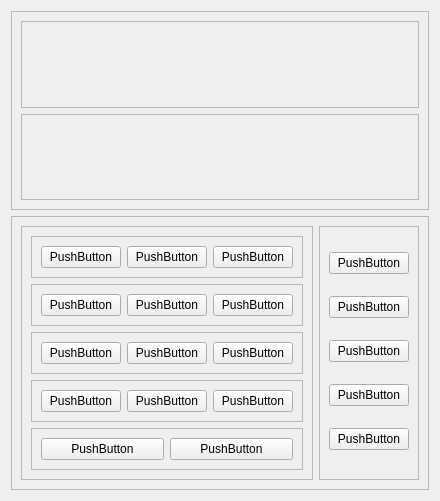
<?xml version="1.0" encoding="UTF-8"?>
<ui version="4.0">
 <class>Frame</class>
 <widget class="QFrame" name="Frame">
  <property name="geometry">
   <rect>
    <x>0</x>
    <y>0</y>
    <width>304</width>
    <height>501</height>
   </rect>
  </property>
  <property name="windowTitle">
   <string>Frame</string>
  </property>
  <layout class="QVBoxLayout" name="verticalLayout">
   <item>
    <widget class="QFrame" name="frame">
     <property name="frameShape">
      <enum>QFrame::StyledPanel</enum>
     </property>
     <property name="frameShadow">
      <enum>QFrame::Raised</enum>
     </property>
     <layout class="QVBoxLayout" name="verticalLayout_2">
      <item>
       <widget class="QFrame" name="frame_3">
        <property name="frameShape">
         <enum>QFrame::StyledPanel</enum>
        </property>
        <property name="frameShadow">
         <enum>QFrame::Raised</enum>
        </property>
       </widget>
      </item>
      <item>
       <widget class="QFrame" name="frame_4">
        <property name="frameShape">
         <enum>QFrame::StyledPanel</enum>
        </property>
        <property name="frameShadow">
         <enum>QFrame::Raised</enum>
        </property>
       </widget>
      </item>
     </layout>
    </widget>
   </item>
   <item>
    <widget class="QFrame" name="frame_2">
     <property name="frameShape">
      <enum>QFrame::StyledPanel</enum>
     </property>
     <property name="frameShadow">
      <enum>QFrame::Raised</enum>
     </property>
     <layout class="QHBoxLayout" name="horizontalLayout">
      <item>
       <widget class="QFrame" name="frame_6">
        <property name="frameShape">
         <enum>QFrame::StyledPanel</enum>
        </property>
        <property name="frameShadow">
         <enum>QFrame::Raised</enum>
        </property>
        <layout class="QVBoxLayout" name="verticalLayout_3">
         <item>
          <widget class="QFrame" name="frame_7">
           <property name="frameShape">
            <enum>QFrame::StyledPanel</enum>
           </property>
           <property name="frameShadow">
            <enum>QFrame::Raised</enum>
           </property>
           <layout class="QHBoxLayout" name="horizontalLayout_3">
            <item>
             <widget class="QPushButton" name="pushButton_14">
              <property name="text">
               <string>PushButton</string>
              </property>
             </widget>
            </item>
            <item>
             <widget class="QPushButton" name="pushButton_15">
              <property name="text">
               <string>PushButton</string>
              </property>
             </widget>
            </item>
            <item>
             <widget class="QPushButton" name="pushButton_16">
              <property name="text">
               <string>PushButton</string>
              </property>
             </widget>
            </item>
           </layout>
          </widget>
         </item>
         <item>
          <widget class="QFrame" name="frame_8">
           <property name="frameShape">
            <enum>QFrame::StyledPanel</enum>
           </property>
           <property name="frameShadow">
            <enum>QFrame::Raised</enum>
           </property>
           <layout class="QHBoxLayout" name="horizontalLayout_4">
            <item>
             <widget class="QPushButton" name="pushButton_11">
              <property name="text">
               <string>PushButton</string>
              </property>
             </widget>
            </item>
            <item>
             <widget class="QPushButton" name="pushButton_12">
              <property name="text">
               <string>PushButton</string>
              </property>
             </widget>
            </item>
            <item>
             <widget class="QPushButton" name="pushButton_13">
              <property name="text">
               <string>PushButton</string>
              </property>
             </widget>
            </item>
           </layout>
          </widget>
         </item>
         <item>
          <widget class="QFrame" name="frame_9">
           <property name="frameShape">
            <enum>QFrame::StyledPanel</enum>
           </property>
           <property name="frameShadow">
            <enum>QFrame::Raised</enum>
           </property>
           <layout class="QHBoxLayout" name="horizontalLayout_5">
            <item>
             <widget class="QPushButton" name="pushButton_8">
              <property name="text">
               <string>PushButton</string>
              </property>
             </widget>
            </item>
            <item>
             <widget class="QPushButton" name="pushButton_9">
              <property name="text">
               <string>PushButton</string>
              </property>
             </widget>
            </item>
            <item>
             <widget class="QPushButton" name="pushButton_10">
              <property name="text">
               <string>PushButton</string>
              </property>
             </widget>
            </item>
           </layout>
          </widget>
         </item>
         <item>
          <widget class="QFrame" name="frame_10">
           <property name="frameShape">
            <enum>QFrame::StyledPanel</enum>
           </property>
           <property name="frameShadow">
            <enum>QFrame::Raised</enum>
           </property>
           <layout class="QHBoxLayout" name="horizontalLayout_6">
            <item>
             <widget class="QPushButton" name="pushButton">
              <property name="text">
               <string>PushButton</string>
              </property>
             </widget>
            </item>
            <item>
             <widget class="QPushButton" name="pushButton_2">
              <property name="text">
               <string>PushButton</string>
              </property>
             </widget>
            </item>
            <item>
             <widget class="QPushButton" name="pushButton_7">
              <property name="text">
               <string>PushButton</string>
              </property>
             </widget>
            </item>
           </layout>
          </widget>
         </item>
         <item>
          <widget class="QFrame" name="frame_11">
           <property name="frameShape">
            <enum>QFrame::StyledPanel</enum>
           </property>
           <property name="frameShadow">
            <enum>QFrame::Raised</enum>
           </property>
           <layout class="QHBoxLayout" name="horizontalLayout_2">
            <item>
             <widget class="QPushButton" name="pushButton_17">
              <property name="text">
               <string>PushButton</string>
              </property>
             </widget>
            </item>
            <item>
             <widget class="QPushButton" name="pushButton_18">
              <property name="text">
               <string>PushButton</string>
              </property>
             </widget>
            </item>
           </layout>
          </widget>
         </item>
        </layout>
       </widget>
      </item>
      <item>
       <widget class="QFrame" name="frame_5">
        <property name="frameShape">
         <enum>QFrame::StyledPanel</enum>
        </property>
        <property name="frameShadow">
         <enum>QFrame::Raised</enum>
        </property>
        <layout class="QVBoxLayout" name="verticalLayout_4">
         <item>
          <widget class="QPushButton" name="pushButton_4">
           <property name="text">
            <string>PushButton</string>
           </property>
          </widget>
         </item>
         <item>
          <widget class="QPushButton" name="pushButton_19">
           <property name="text">
            <string>PushButton</string>
           </property>
          </widget>
         </item>
         <item>
          <widget class="QPushButton" name="pushButton_5">
           <property name="text">
            <string>PushButton</string>
           </property>
          </widget>
         </item>
         <item>
          <widget class="QPushButton" name="pushButton_6">
           <property name="text">
            <string>PushButton</string>
           </property>
          </widget>
         </item>
         <item>
          <widget class="QPushButton" name="pushButton_3">
           <property name="text">
            <string>PushButton</string>
           </property>
          </widget>
         </item>
        </layout>
       </widget>
      </item>
     </layout>
    </widget>
   </item>
  </layout>
 </widget>
 <resources/>
 <connections/>
</ui>
